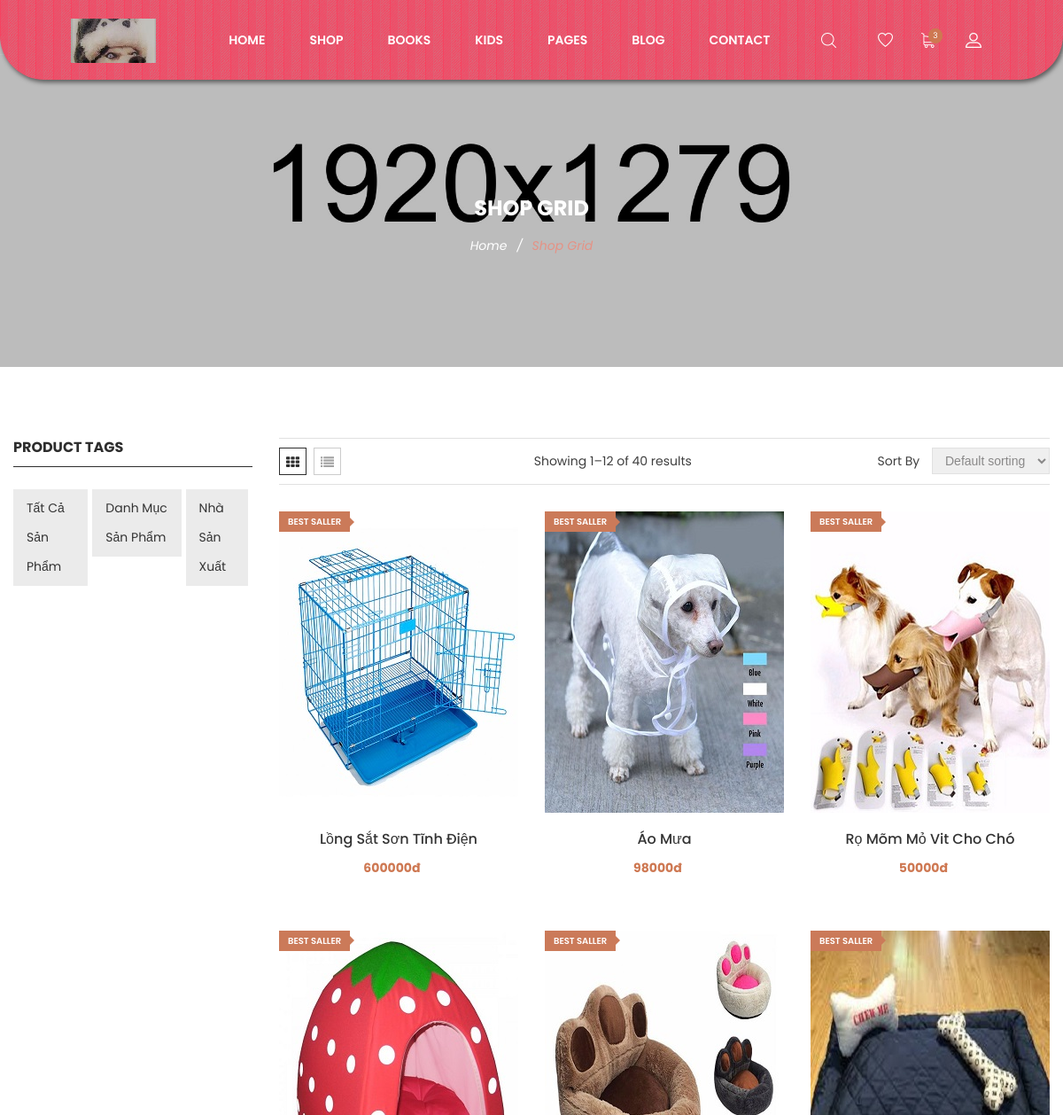
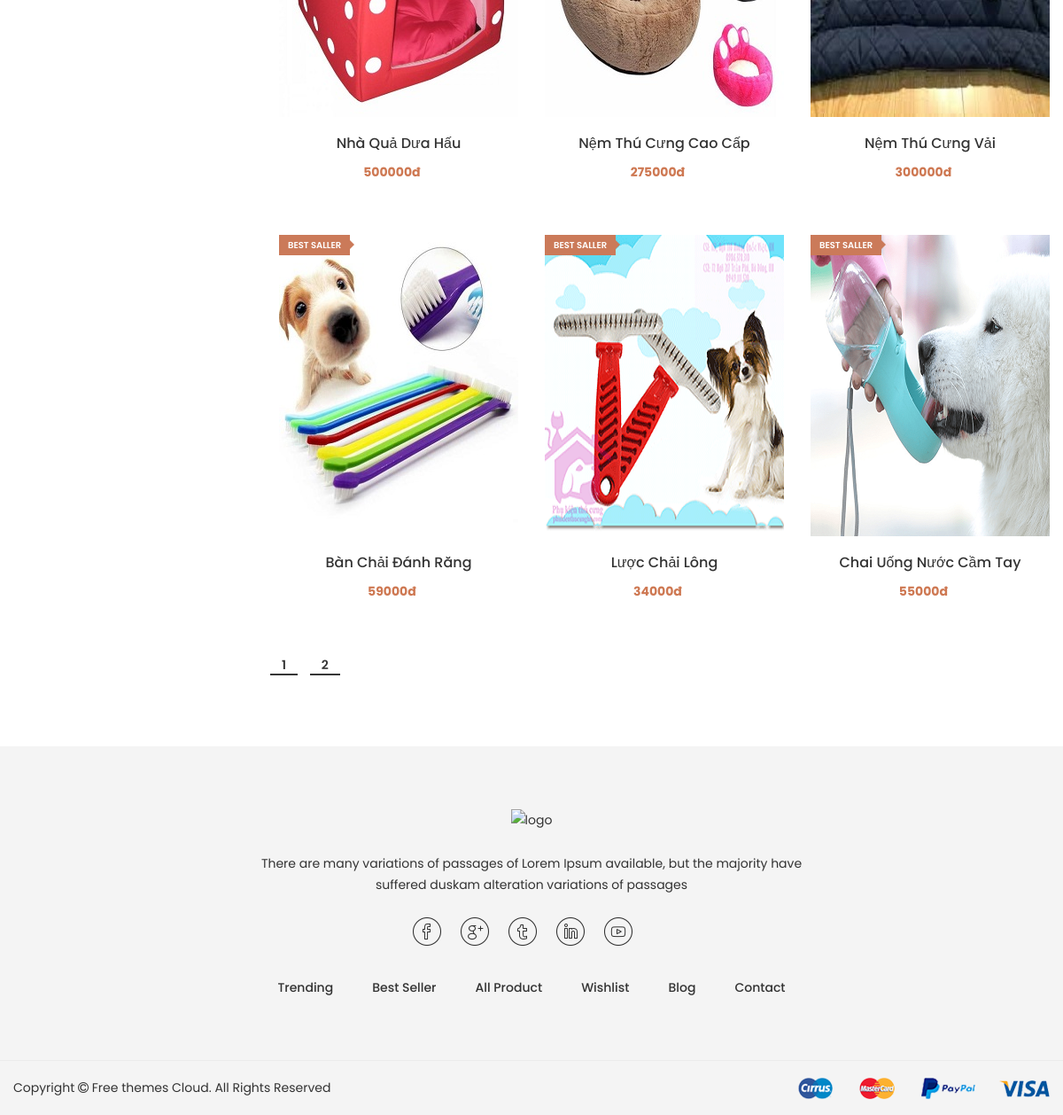
The app's page /cacnsx.php?ID=1 with its own data (2 pictures, top to bottom).
### tables this page shows
CREATE TABLE `sanpham`  (
  `ID` int(11) NOT NULL AUTO_INCREMENT,
  `TenSP` varchar(255) NULL DEFAULT NULL,
  `LoaiSP` int(255) NULL DEFAULT NULL,
  `MoTa` text NULL,
  `NgayTao` date NULL DEFAULT NULL,
  `SoLuong` int(11) NULL DEFAULT NULL,
  `HinhAnh` varchar(50) NULL DEFAULT NULL,
  `XuatXu` varchar(50) NULL DEFAULT NULL,
  `MaNSX` int(11) NULL DEFAULT NULL,
  `Gia` float NULL DEFAULT NULL,
  `LuotXem` int(10) UNSIGNED ZEROFILL NULL DEFAULT 0000000000,
  `TinhTrang` varchar(255) NULL DEFAULT NULL,
  PRIMARY KEY (`ID`) USING BTREE,
  INDEX `MaNSX`(`MaNSX`) USING BTREE,
  INDEX `LoaiSP`(`LoaiSP`) USING BTREE
);

### config.php (called while the page is built, shortened)
<?php
function load($sql) {
	$cn = new mysqli(HOST, UID, PWD, DB);
	$cn->query("set names 'utf8'");
    $rs = $cn->query($sql);
	return $rs;
}

### cacnsx.php (the view, shortened to what this page needs)
<!doctype html>
<html class="no-js" lang="zxx">
<head>
	<link rel="stylesheet" href="css/bootstrap.min.css">
	<link rel="stylesheet" href="css/plugins.css">
	<link rel="stylesheet" href="style.css">
   <link rel="stylesheet" href="css/custom.css">
</head>
<body>
	<?php
	require_once 'config.php';
if(isset($_GET["ID"]))
{
	$maNSX=$_GET["ID"];
}
?>
	<div class="wrapper" id="wrapper">
		<header id="wn__header" class="oth-page header__area header__absolute sticky__header">
			<div class="container-fluid">
				<div class="row">
					<div class="col-md-4 col-sm-4 col-7 col-lg-2">
						<div class="logo">
							<a href="index.html">
								<img src="images/logo/logo.png" alt="logo images">
							</a>
						</div>
					</div>
					<div class="col-lg-8 d-none d-lg-block">
						<nav class="mainmenu__nav">
							<ul class="meninmenu d-flex justify-content-start">
								<li class="drop with--one--item"><a href="index.html">Home</a></li>
								<li class="drop"><a href="#">Shop</a>
								</li>
								<li class="drop"><a href="shop-grid.html">Books</a>
								</li>
								<li class="drop"><a href="shop-grid.html">Kids</a>
								</li>
								<li class="drop"><a href="#">Pages</a>
								</li>
								<li class="drop"><a href="blog.html">Blog</a>
								</li>
								<li><a href="contact.html">Contact</a></li>
							</ul>
						</nav>
					</div>
					<div class="col-md-8 col-sm-8 col-5 col-lg-2">
						<ul class="header__sidebar__right d-flex justify-content-end align-items-center">
							<li class="shop_search"><a class="search__active" href="#"></a></li>
							<li class="wishlist"><a href="#"></a></li>
							<li class="shopcart"><a class="cartbox_active" href="#"><span class="product_qun">3</span></a>
							</li>
							<li class="setting__bar__icon"><a class="setting__active" href="#"></a>
							</li>
						</ul>
					</div>
				</div>
			</div>
		</header>
        <div class="ht__bradcaump__area bg-image--6">
            <div class="container">
                <div class="row">
                    <div class="col-lg-12">
                        <div class="bradcaump__inner text-center">
                        	<h2 class="bradcaump-title">Shop Grid</h2>
                            <nav class="bradcaump-content">
                              <a class="breadcrumb_item" href="index.html">Home</a>
                              <span class="brd-separetor">/</span>
                              <span class="breadcrumb_item active">Shop Grid</span>
                            </nav>
                        </div>
                    </div>
                </div>
            </div>
        </div>
        <div class="page-shop-sidebar left--sidebar bg--white section-padding--lg">
        	<div class="container">
        		<div class="row">
        			<div class="col-lg-3 col-12 order-2 order-lg-1 md-mt-40 sm-mt-40">
        				<div class="shop__sidebar">
        					<aside class="wedget__categories poroduct--tag">
        						<h3 class="wedget__title">Product Tags</h3>
        						<ul class="meninmenu d-flex justify-content-start">
								<li class="drop with--one--item"><a href="tatca.php">Tất cả sản phẩm </a></li>
								<li class="drop"><a href="tatca.php">Danh Mục sản phẩm </a>
								</li>
								<li class="drop"><a href="tatca.php">Nhà sản xuất</a>
								</li>
							</ul>
        					</aside>
        				</div>
        			</div>
        			<div class="col-lg-9 col-12 order-1 order-lg-2">
        				<div class="row">
        					<div class="col-lg-12">
								<div class="shop__list__wrapper d-flex flex-wrap flex-md-nowrap justify-content-between">
									<div class="shop__list nav justify-content-center" role="tablist">
			                            <a class="nav-item nav-link active" data-toggle="tab" href="#nav-grid" role="tab"><i class="fa fa-th"></i></a>
			                            <a class="nav-item nav-link" data-toggle="tab" href="#nav-list" role="tab"><i class="fa fa-list"></i></a>
			                        </div>
			                        <p>Showing 1–12 of 40 results</p>
			                        <div class="orderby__wrapper">
			                        	<span>Sort By</span>
			                        	<select class="shot__byselect">
			                        		<option>Default sorting</option>
			                        	</select>
			                        </div>
		                        </div>
        					</div>
        				</div>
        				<div class="tab__container">
	        				<div class="shop-grid tab-pane fade show active" id="nav-grid" role="tabpanel">
	        					<div class="row">
<?php
require_once 'config.php';
 $rowperpage=9;
   $curpage=1;
   $offset=($curpage-1)*$rowperpage;
     $sqlTagPro = "select * from sanpham s where s.MaNSX = '$maNSX' LIMIT $offset, $rowperpage";
$rsTagPro = load($sqlTagPro);
									while($data = $rsTagPro->fetch_object())
									 {
				        			?>
		        					<div class="product product__style--3 col-lg-4 col-md-4 col-sm-6 col-12">
			        					<div class="product__thumb">
											 <a class="first__img" href="product_detail.php?id=<?php echo $data->ID; ?>"><img src="<?php echo $data->HinhAnh; ?>" alt="product image"></a>
											<div class="hot__box">
												<span class="hot-label">BEST SALLER</span>
											</div>
										</div>
										<div class="product__content content--center">
											<h4><a href="product_detail.php?id=<?php echo $data->ID; ?>"><?php echo $data->TenSP; ?></a></h4>
											<ul class="prize d-flex">
												<li><?php echo $data->Gia; ?>đ</li>
											</ul>
										</div>
		        					</div>
		        				<?php  }
        		        				 $sql="select count(*) from sanpham  s where s.MaNSX = '$maNSX' ";
	$rs=load($sql);
	$row = mysqli_fetch_array($rs);
	  $number_of_rows=$row[0];
	  $number_of_pages=ceil($number_of_rows/$rowperpage);
	  ?>
	  <center>
	   <ul class="wn__pagination" >
	    <?php
	    for($page=1;$page<=$number_of_pages;$page++)
		{
			?>
			 <li class="active"> <?php echo "<a href='cacnsx.php?page=".$page."'>".$page."</a>"; ?></li>
			<?php
		}
        ?>
    </ul>
    </center>
	        					</div>
	        				</div>
        				</div>
        			</div>
        		</div>
        	</div>
        </div>
    </div>
		<footer id="wn__footer" class="footer__area bg__cat--8 brown--color">
			<div class="footer-static-top">
				<div class="container">
					<div class="row">
						<div class="col-lg-12">
							<div class="footer__widget footer__menu">
								<div class="ft__logo">
									<a href="index.html">
										<img src="images/logo/3.png" alt="logo">
									</a>
									<p>There are many variations of passages of Lorem Ipsum available, but the majority have suffered duskam alteration variations of passages</p>
								</div>
								<div class="footer__content">
									<ul class="social__net social__net--2 d-flex justify-content-center">
										<li><a href="#"><i class="bi bi-facebook"></i></a></li>
										<li><a href="#"><i class="bi bi-google"></i></a></li>
										<li><a href="#"><i class="bi bi-twitter"></i></a></li>
										<li><a href="#"><i class="bi bi-linkedin"></i></a></li>
										<li><a href="#"><i class="bi bi-youtube"></i></a></li>
									</ul>
									<ul class="mainmenu d-flex justify-content-center">
										<li><a href="index.html">Trending</a></li>
										<li><a href="index.html">Best Seller</a></li>
										<li><a href="index.html">All Product</a></li>
										<li><a href="index.html">Wishlist</a></li>
										<li><a href="index.html">Blog</a></li>
										<li><a href="index.html">Contact</a></li>
									</ul>
								</div>
							</div>
						</div>
					</div>
				</div>
			</div>
			<div class="copyright__wrapper">
				<div class="container">
					<div class="row">
						<div class="col-lg-6 col-md-6 col-sm-12">
							<div class="copyright">
								<div class="copy__right__inner text-left">
									<p>Copyright <i class="fa fa-copyright"></i> <a href="https://freethemescloud.com/">Free themes Cloud.</a> All Rights Reserved</p>
								</div>
							</div>
						</div>
						<div class="col-lg-6 col-md-6 col-sm-12">
							<div class="payment text-right">
								<img src="images/icons/payment.png" alt="" />
							</div>
						</div>
					</div>
				</div>
			</div>
		</footer>
	</body>
	</html>

### css/custom.css (style rules this page uses)
.shop_search { margin-right:15px; }

### records on screen
sanpham: HinhAnh (picture), TenSP "Lồng Sắt Sơn Tĩnh Điện", Gia "600000"
sanpham: HinhAnh (picture), TenSP "Áo Mưa", Gia "98000"
sanpham: HinhAnh (picture), TenSP "Rọ Mõm Mỏ Vit Cho Chó", Gia "50000"
sanpham: HinhAnh (picture), TenSP "Nhà Quả Dưa Hấu", Gia "500000"
sanpham: HinhAnh (picture), TenSP "Nệm Thú Cưng Cao Cấp", Gia "275000"
sanpham: HinhAnh (picture), TenSP "Nệm Thú Cưng Vải", Gia "300000"
sanpham: HinhAnh (picture), TenSP "Bàn Chải Đánh Răng", Gia "59000"
sanpham: HinhAnh (picture), TenSP "Lược Chải Lông", Gia "34000"
sanpham: HinhAnh (picture), TenSP "Chai Uống Nước Cầm Tay", Gia "55000"
